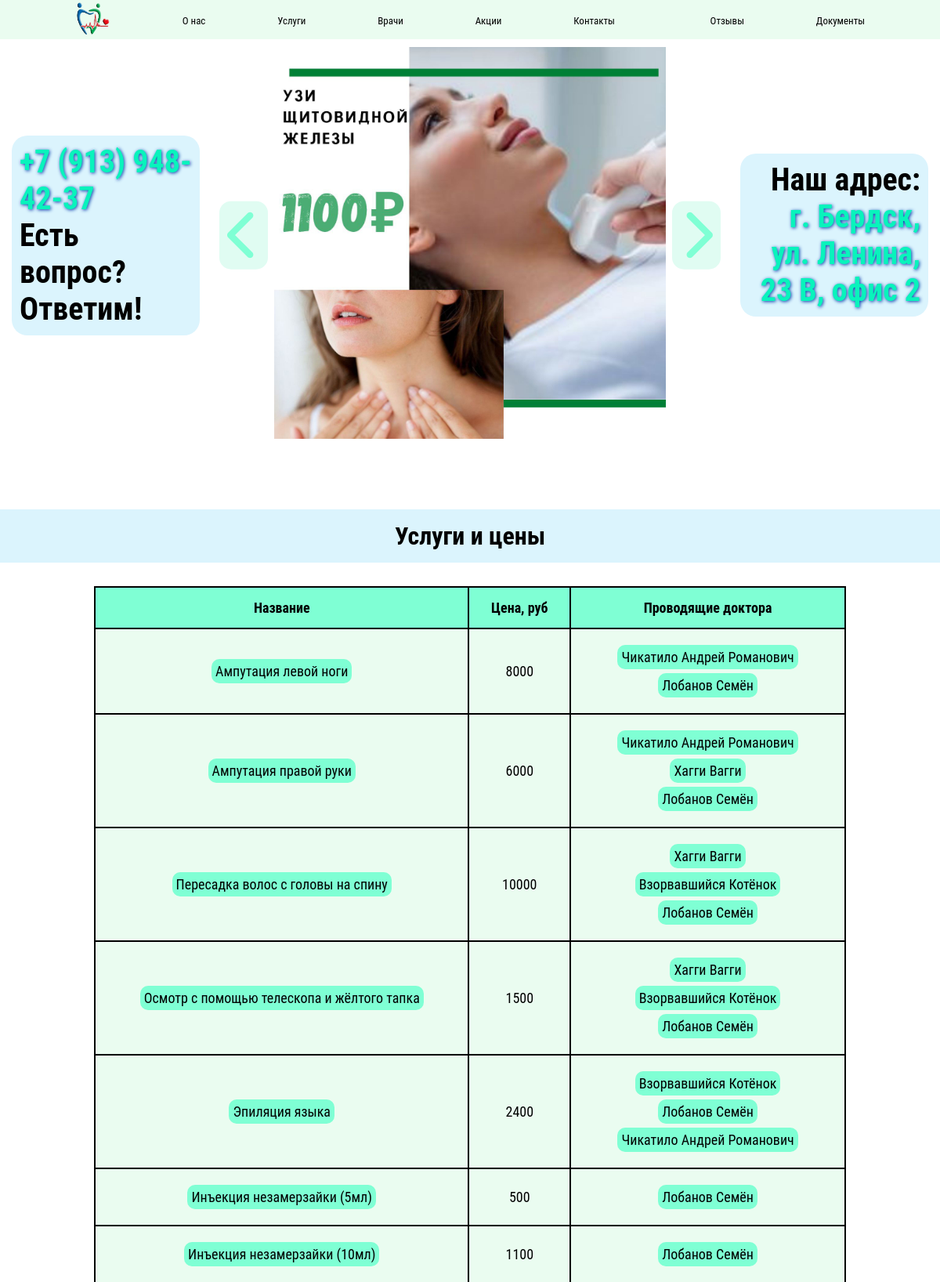
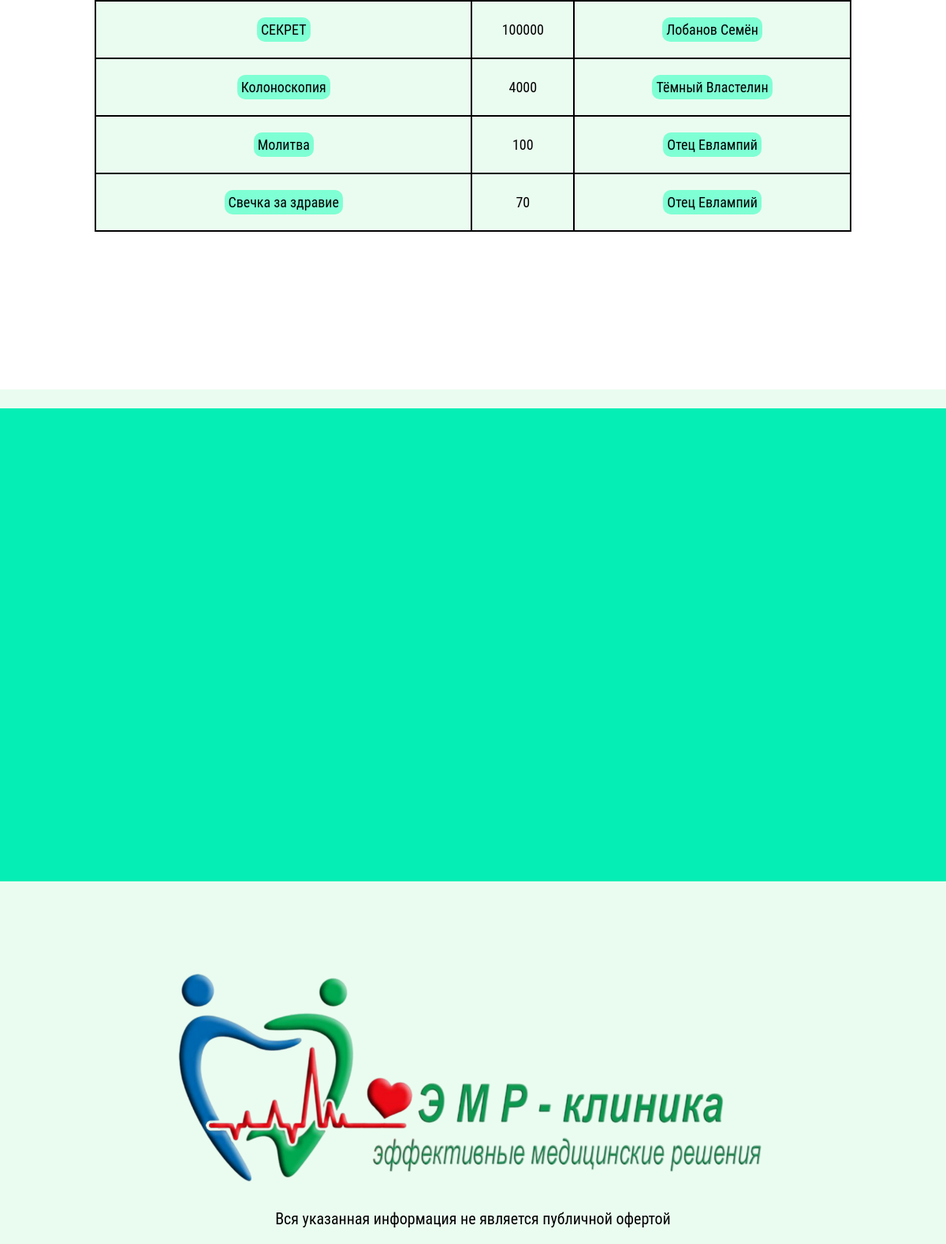
The page /услуги on the database its author committed (2 pictures, top to bottom).
### main/models.py (models this page shows, shortened)
class Service(models.Model):
    name = models.CharField('Название процедуры', max_length=300)
    price = models.IntegerField('Цена, руб.')
    slug = models.SlugField('Ссылка, которая будет вести к услуге. Это поле заполняется само, не нужно его трогать. Вписав сюда что-то, вы ничего не испортите, но и лучше от этого не станет.', blank=True, allow_unicode=True)
    def get_absolute_url(self):
        return reverse('service', kwargs={'service_slug': self.slug})
    class Meta:
        verbose_name = 'Услуга'
        verbose_name_plural = 'Услуги'

class Doctor(models.Model):
    name = models.CharField('Фамилия, имя и отчество врача', max_length=150, unique=True)
    picture = models.FileField('Фото врача', upload_to='doctors_pictures/%Y/%m/%d')
    speciality = models.CharField('Специализация', max_length=300)
    experience = models.CharField('Стаж работы', max_length=100)
    education = models.TextField('Образование')
    additional_qualification = models.TextField('Повышение квалификации', blank=True)
    services = models.ManyToManyField(Service, verbose_name='Услуги')
    slug = models.SlugField('Ссылка, которая будет вести к врачу. Это поле заполняется само, не нужно его трогать. Вписав сюда что-то, вы ничего не испортите, но и лучше от этого не станет.', blank=True, allow_unicode=True)
    def get_absolute_url(self):
        return reverse('doctor', kwargs={'name_slug': self.slug})
    class Meta:
        verbose_name = 'Врач'
        verbose_name_plural = 'Врачи'

### main/views.py (called while the page is built)
def services(request):
    our_services = Service.objects.all()
    context = {
        'title': 'ЭМР - услуги',
        'services': our_services,
        'yandex_map_apikey': config('YANDEX_MAP_APIKEY')
    }
    return render(request, 'main/services.html', context=context)

### main/templates/main/services.html (shortened to what this page needs)
{% extends 'main/base.html' %}
{% block content %}
    <h1 class="main-header">Услуги и цены</h1>
    {% if services %}
        <table class="services-table">
        <tr>
            <th class="services-th">Название</th>
            <th class="services-th">Цена, руб</th>
            <th class="services-th"><a class="services-table-link" href="{% url 'doctors' %}">Проводящие доктора</a></th>
        </tr>
            {% for service in services %}
                <tr>
                <td class="services-td"><div class="table-button-mobile"><p><a class="services-table-link" href="{{ service.get_absolute_url }}">{{ service.name }}</a></p></div></td>
                <td class="services-td"><p>{{ service.price }}</p></td>
                <td class="services-td"><ul style="list-style: none">
                {% for doctor in service.doctor_set.all %}
                    <li class="list-item-mobile"><div class="table-button-mobile"><p><a class="services-table-link" href="{{ doctor.get_absolute_url }}">{{ doctor.name }}</a></p></div></li>
                {% endfor %}</ul></td></tr>
            {% endfor %}
        </table>
    {% else %}
        <p>Услуги временно не оказываются</p>
    {% endif %}
{% endblock %}

### main/static/main/css/tables-desktop.css (style rules this page uses)
.services-table { background-color: black; right: 10%; width: 80%; position: relative; left: 10%; font-size: 18px; }
.services-table-link { text-decoration: none; color: black; background-color: aquamarine; padding: 5px; border-radius: 10px; transition: all 0.3s linear; }
.services-th { background-color: aquamarine; padding: 15px; transition: all 0.3s linear; border-radius: 0 !important; }
.services-td { background-color: #eafcf0; padding: 10px; }
.services-td li { margin: 15px; }

### main/static/main/css/other.css (style rules this page uses)
* { padding: 0; margin: 0; font-family: 'Roboto Condensed', sans-serif; box-sizing: border-box; }
*::before, *::after { box-sizing: border-box; }
body, html { overflow-x: hidden; }
.main-header { padding: 15px; width: 100%; background-color: #dbf4fd; margin-bottom: 30px; }

### rows shown on the page
Service: name "Ампутация левой ноги", price "8000"
Doctor: name "Чикатило Андрей Романович"
Doctor: name "Лобанов Семён"
Service: name "Ампутация правой руки", price "6000"
Doctor: name "Хагги Вагги"
Service: name "Пересадка волос с головы на спину", price "10000"
Doctor: name "Взорвавшийся Котёнок"
Service: name "Осмотр с помощью телескопа и жёлтого тапка", price "1500"
Service: name "Эпиляция языка", price "2400"
Service: name "Инъекция незамерзайки (5мл)", price "500"
Service: name "Инъекция незамерзайки (10мл)", price "1100"
Service: name "СЕКРЕТ", price "100000"
Service: name "Колоноскопия", price "4000"
Doctor: name "Тёмный Властелин"
Service: name "Молитва", price "100"
Doctor: name "Отец Евлампий"
Service: name "Свечка за здравие", price "70"
